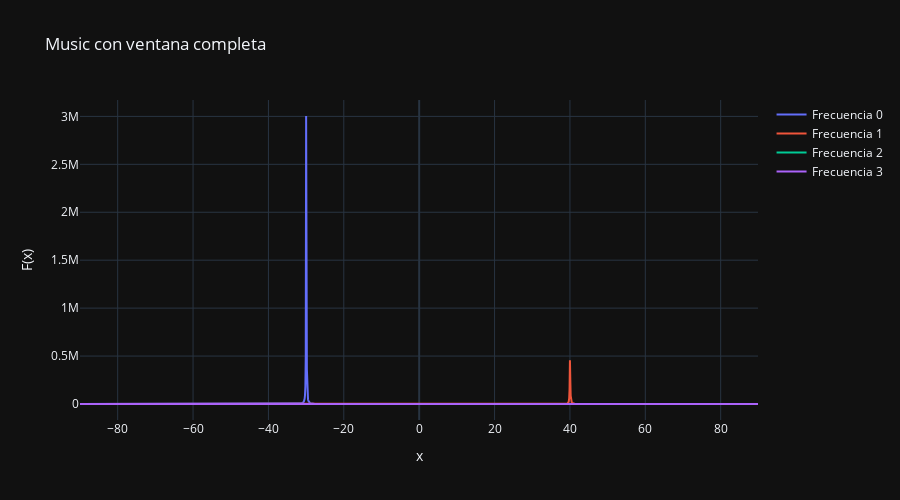

Notebook code for this chart:
### Code cell
music_spectrum_hann=MUSIC(this_ws,x_hann,angles,n_ruidoso)
music_plot(angles,music_spectrum_hann,this_ws)

### Figure 1 — Plotly figure (JSON) as saved in the notebook; plotly's stock layout.template omitted (floating-point values rounded to 4 significant figures; data arrays with more than 128 entries replaced by an {"elided": "..."} marker saying what was removed)
{"data": [{"mode": "lines", "name": "Frecuencia 0", "type": "scatter", "x": {"elided": "1800 float values"}, "y": {"elided": "1800 float values"}}, {"mode": "lines", "name": "Frecuencia 1", "type": "scatter", "x": {"elided": "1800 float values"}, "y": {"elided": "1800 float values"}}, {"mode": "lines", "name": "Frecuencia 2", "type": "scatter", "x": {"elided": "1800 float values"}, "y": {"elided": "1800 float values"}}, {"mode": "lines", "name": "Frecuencia 3", "type": "scatter", "x": {"elided": "1800 float values"}, "y": {"elided": "1800 float values"}}], "layout": {"height": 500, "title": {"text": "Music con ventana completa"}, "width": 900, "xaxis": {"title": {"text": "x"}}, "yaxis": {"title": {"text": "F(x)"}}}}
